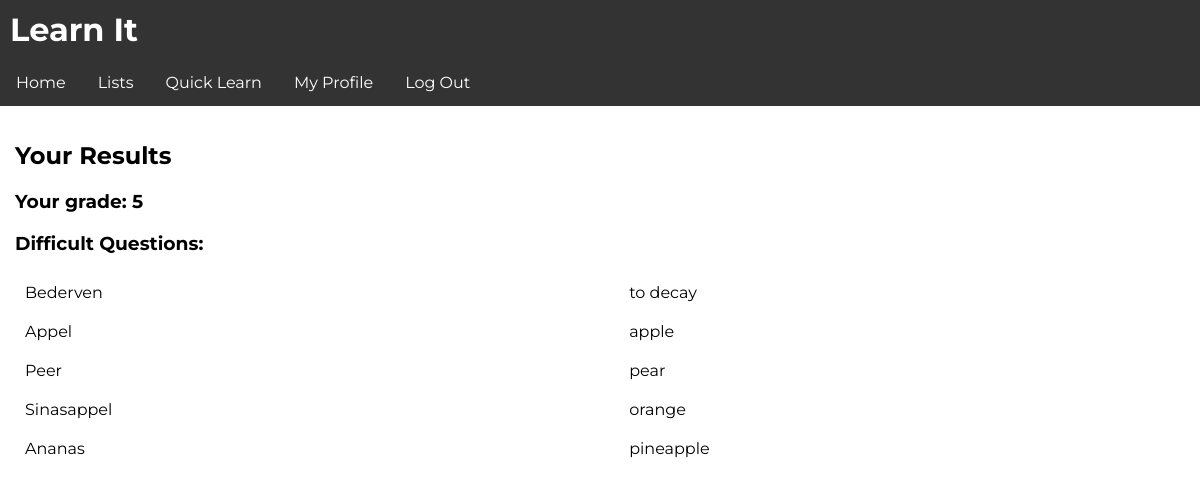
Page /app/result/14 (signed in) on the committed database.
### learnit/models.py (models this page shows, shortened)
class TestResults(models.Model):
    grade = models.IntegerField()
    user = models.ForeignKey(to=User, on_delete=models.CASCADE)
    datetime = models.DateTimeField(auto_now=True)
    difficult_questions = models.ManyToManyField(to=Question)

class Question(models.Model):
    question = models.CharField(max_length=500)
    answer = models.CharField(max_length=500)

### learnit/views.py (the view)
# urls.py: path('app/result/<int:result_id>', views.results, name='results_page'),
def results(request, result_id):
    if not request.user.is_authenticated:
        return redirect('/login')
    return render(request, 'app/result.html', {
        'result': TestResults.objects.get(pk=result_id)
    })

### templates/app/result.html
{% extends 'base.html' %}
{% block content %}
    <h2>Your Results</h2>
    <h3>Your grade: {{ result.grade }}</h3>
    {% if result.difficult_questions.all %}
    <h3>Difficult Questions:</h3>
    <table>
    {% for question in result.difficult_questions.all %}
    <tr>
    <td>{{ question.question }}</td>
    <td>{{ question.answer }}</td>
</tr>
{% endfor %}
{% endif %}
</table>
{% endblock %}

### learnit/static/css/style.css (style rules this page uses)
html, body { margin: 0; padding: 0; }
* { font-family: 'Montserrat', sans-serif; }
table { width: 100%; vertical-align: top; text-align: left; border-spacing: 0; border-collapse: collapse; }
td { width: auto; }
td { margin: 0; padding: 10px; }
h2 { font-weight: bold; }

### rows in the picture
TestResults: grade "5"
Question: question "Bederven", answer "to decay"
Question: question "Appel", answer "apple"
Question: question "Peer", answer "pear"
Question: question "Sinasappel", answer "orange"
Question: question "Ananas", answer "pineapple"
